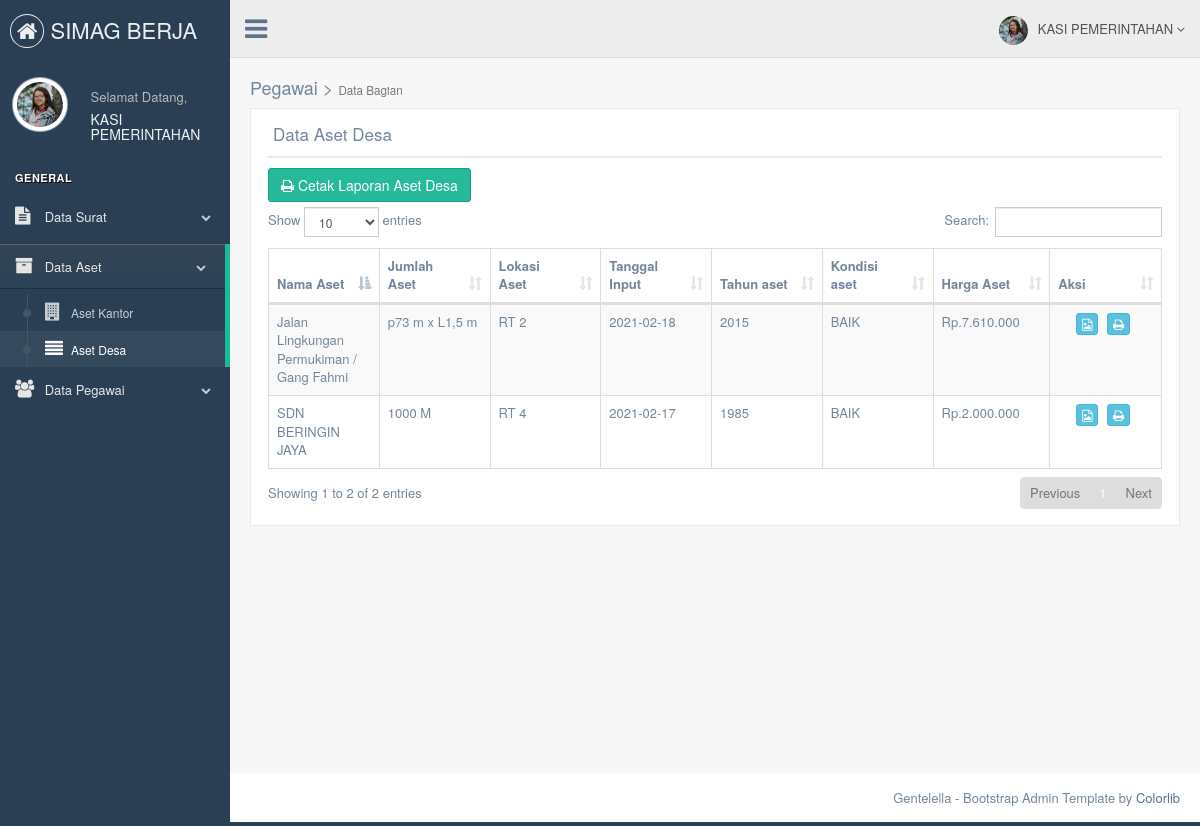
/bagian/dataasetdesa.php (signed in), run on the app's committed database.
### tables this page shows
CREATE TABLE `tb_bagian` (
  `id_bagian` int(11) NOT NULL,
  `nama_bagian` varchar(120) NOT NULL,
  `username_admin_bagian` varchar(50) NOT NULL,
  `password_bagian` varchar(50) NOT NULL,
  `nama_lengkap` varchar(70) NOT NULL,
  `tanggal_lahir_bagian` date NOT NULL,
  `alamat` text NOT NULL,
  `nik_bagian` varchar(16) NOT NULL,
  `gambar` varchar(255) NOT NULL
);

CREATE TABLE `tb_asetdesa` (
  `id_asetdesa` int(11) NOT NULL,
  `nama_asetdesa` varchar(120) NOT NULL,
  `jumlah_asetdesa` varchar(15) NOT NULL,
  `tanggal_asetdesa` date NOT NULL,
  `tahun_asetdesa` year(4) NOT NULL,
  `kondisi_asetdesa` varchar(15) NOT NULL,
  `harga_asetdesa` varchar(15) NOT NULL,
  `gambar` varchar(225) NOT NULL,
  `lokasi_asetdesa` varchar(100) NOT NULL
);

### bagian/dataasetdesa.php (the view, shortened to what this page needs)
<!DOCTYPE html>
<html lang="en">
  <head>
    <link href="../assets/vendors/bootstrap/dist/css/bootstrap.min.css" rel="stylesheet">
    <link href="../assets/vendors/font-awesome/css/font-awesome.min.css" rel="stylesheet">
    <link href="../assets/vendors/nprogress/nprogress.css" rel="stylesheet">
    <link href="../assets/vendors/iCheck/skins/flat/green.css" rel="stylesheet">
    <link href="../assets/vendors/datatables.net-bs/css/dataTables.bootstrap.min.css" rel="stylesheet">
    <link href="../assets/vendors/datatables.net-buttons-bs/css/buttons.bootstrap.min.css" rel="stylesheet">
    <link href="../assets/vendors/datatables.net-fixedheader-bs/css/fixedHeader.bootstrap.min.css" rel="stylesheet">
    <link href="../assets/vendors/datatables.net-responsive-bs/css/responsive.bootstrap.min.css" rel="stylesheet">
    <link href="../assets/vendors/datatables.net-scroller-bs/css/scroller.bootstrap.min.css" rel="stylesheet">
    <link href="../assets/build/css/custom.min.css" rel="stylesheet">
  </head>
  <body class="nav-md">
    <div class="container body">
      <div class="main_container">
        <?php
        include("sidebarmenu.php");
        ?>
        <?php
        include("header.php");
        ?>
        <div class="right_col" role="main">
          <div class="">
            <div class="page-title">
              <div class="title_right">
                <h2>Pegawai > <small>Data Bagian</small></h2>
              </div>
            </div>
            <div class="clearfix"></div>
            <div class="row">
              <div class="col-md-12 col-sm-12 col-xs-12">
                <div class="x_panel">
                  <div class="x_title">
                    <h2>Data Aset Desa</small></h2>
                    <div class="clearfix"></div>
                  </div>
                  <a href="cetak_laporanasetdesa.php"><button type="button" class="btn btn-success"><i class="fa fa-print"></i> Cetak Laporan Aset Desa</button></a>
                             <?php
                              include '../koneksi/koneksi.php';
                              $sql1  		= "SELECT * FROM tb_asetdesa order by id_asetdesa asc";
                              $query1  	= mysqli_query($db, $sql1);
                              $total		= mysqli_num_rows($query1);
                              if ($total == 0) {
                                echo"<center><h2>Belum Ada Data Bagian</h2></center>";
                              }
                              else{?>
                    <table id="datatable" class="table table-striped table-bordered">
                      <thead>
                        <tr>
                          <th width="10%">Nama Aset</th>
                          <th width="10%">Jumlah Aset</th>
                          <th width="10%">Lokasi Aset</th>
                          <th width="10%">Tanggal Input</th>
                          <th width="10%">Tahun aset</th>
                          <th width="10%">Kondisi aset</th>
                          <th width="10%">Harga Aset</th>
                          <th width="10%">Aksi</th>
                        </tr>
                      </thead>
                      <tbody>
                            <?php
                            while($data = mysqli_fetch_array($query1)){
                              echo'<tr>
                              <td>	'. $data['nama_asetdesa'].'		    </td>
                              <td>	'. $data['jumlah_asetdesa'].'  		</td>
                              <td>	'. $data['lokasi_asetdesa'].'  		</td>
                              <td>	'. $data['tanggal_asetdesa'].'  	</td>
                              <td>	'. $data['tahun_asetdesa'].'		</td>
                              <td>	'. $data['kondisi_asetdesa'].'		</td>
                              <td>  Rp.'. number_format($data['harga_asetdesa'], 0,',', '.').'        </td>
                              <td style="text-align:center;">
                              <a href=detail-asetdesa.php?id_asetdesa='.$data['id_asetdesa'].'><button type="button" title="Detail" class="btn btn-info btn-xs"><i class="fa fa-file-image-o"></i></button></a>
                              <a href= cetak_asetdesa.php?id_asetdesa='.$data['id_asetdesa'].' target="_blank"><button type="button" title="Cetak Laporan" class="btn btn-info btn-xs"><i class="fa fa-print"></i></button></a>
                              </tr>';
                            }
                            ?>
                      </tbody>
                    </table>
                  <?php } ?>
                  </div>
                  </div>
                </div>
              </div>
            </div>
          </div>
        </div>
        <footer>
          <div class="pull-right">
            Gentelella - Bootstrap Admin Template by <a href="https://colorlib.com">Colorlib</a>
          </div>
          <div class="clearfix"></div>
        </footer>
  </body>
</html>

### bagian/sidebarmenu.php (shortened to what this page needs)
<?php
	 include '../koneksi/koneksi.php';
			$sql  		= "SELECT * FROM tb_bagian where id_bagian='".$_SESSION['id']."'";
			$query  	= mysqli_query($db, $sql);
			$data 		= mysqli_fetch_array($query);
      ?>
      <div class="col-md-3 left_col">
        <div class="left_col scroll-view">
          <div class="navbar nav_title" style="border: 0;">
            <a href="index.php" class="site_title"><i class="fa fa-home"></i> <span> SIMAG BERJA</span></a>
          </div>
          <div class="profile clearfix">
            <div class="profile_pic">
              <img src="images/<?php echo $data['gambar']; ?>" height="55" width="55" alt="" class="img-circle profile_img">
            </div>
            <div class="profile_info">
              <span>Selamat Datang,</span>
              <h2><?php echo $_SESSION['nama'];?></h2>
            </div>
          </div>
          <br />
          <div id="sidebar-menu" class="main_menu_side hidden-print main_menu">
            <div class="menu_section">
              <h3>General</h3>
              <ul class="nav side-menu">
                <li><a><i class="fa fa-file-text"></i> Data Surat <span class="fa fa-chevron-down"></span></a>
                </li>
                <li><a><i class="fa fa-archive"></i> Data Aset <span class="fa fa-chevron-down"></span></a>
                  <ul class="nav child_menu">
                    <li><a href="dataasetkantor.php"><i class="fa  fa-building"></i>Aset Kantor</a></li>
                    <li><a href="dataasetdesa.php"><i class="fa  fa-align-justify"></i>Aset Desa</a></li>
                  </ul>
                </li>
                <li><a><i class="fa fa-users"></i> Data Pegawai <span class="fa fa-chevron-down"></span></a>
                  </li>
              </ul>
            </div>
          </div>
        </div>
      </div>

### bagian/header.php (shortened to what this page needs)
<?php
include '../koneksi/koneksi.php';
$sql  		= "SELECT * FROM tb_bagian where id_bagian='".$_SESSION['id']."'";
$query  	= mysqli_query($db, $sql);
$data 		= mysqli_fetch_array($query);
?>
        <div class="top_nav">
          <div class="nav_menu">
            <nav>
              <div class="nav toggle">
                <a id="menu_toggle"><i class="fa fa-bars"></i></a>
              </div>
              <ul class="nav navbar-nav navbar-right">
                <li class="">
                  <a href="javascript:;" class="user-profile dropdown-toggle" data-toggle="dropdown" aria-expanded="false">
                    <img src="images/<?php echo $data['gambar']; ?>" alt=""><?php echo $_SESSION['nama'];?>
                    <span class=" fa fa-angle-down"></span>
                  </a>
                </li>
              </ul>
            </nav>
          </div>
        </div>

### data on the page
tb_bagian: gambar (picture)
tb_asetdesa: nama_asetdesa "SDN BERINGIN JAYA", jumlah_asetdesa "1000 M", lokasi_asetdesa "RT 4", tanggal_asetdesa "2021-02-17", tahun_asetdesa "1985", kondisi_asetdesa "BAIK", harga_asetdesa "2.000.000"
tb_asetdesa: nama_asetdesa "Jalan Lingkungan Permukiman / Gang Fahmi", jumlah_asetdesa "p73 m x L1,5 m", lokasi_asetdesa "RT 2", tanggal_asetdesa "2021-02-18", tahun_asetdesa "2015", kondisi_asetdesa "BAIK", harga_asetdesa "7.610.000"

### other printed values
$_SESSION['nama'] "KASI PEMERINTAHAN"
